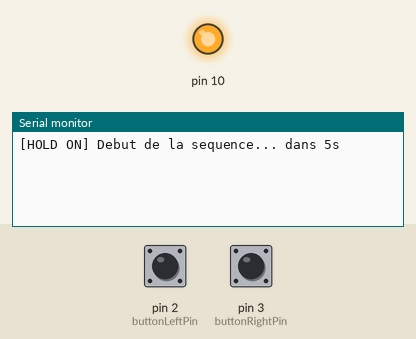
This sketch was run on a simulated Arduino Uno, built with avr-gcc and run on an emulated ATmega328P. Shown: output pins drawn as LEDs (lit = HIGH), the last lines printed to the serial monitor. The inputs (shaded band) are chosen by the test bench; at power-on: pin 2 (buttonLeftPin) LOW, pin 3 (buttonRightPin) LOW.

Above: at 6.2 s.
6.3 s: pin 2 (buttonLeftPin) pulled HIGH for 0.15 s
At 7.1 s:
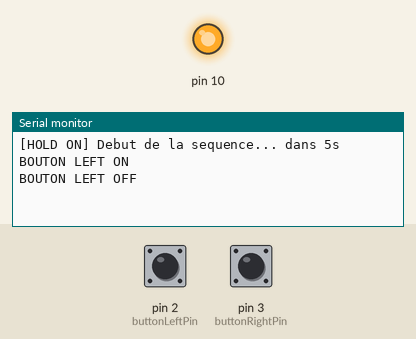
7.9 s: pin 3 (buttonRightPin) pulled HIGH for 0.15 s
At 9.5 s:
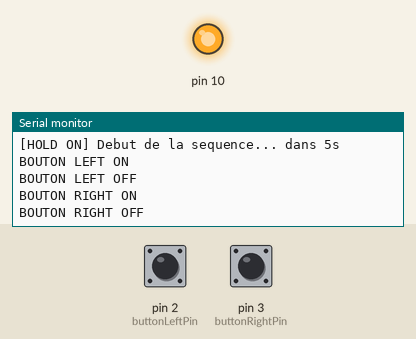

The sketch:

_2_flipperControl.ino
```cpp
#include <Wire.h>
#include <SPI.h>
#include <EEPROM.h>

#define PDB_COMMAND_WRITE 1
#define BANK_ONE 1
#define BANK_ZERO 0
#define THUMPER_FIRE_DURATION 10
#define pinMOSI 11

const int buttonLeftPin = 2;
const int buttonRightPin = 3;

const int ledLeftPin =  13;
const int ledRightPin =  12;

unsigned char dataSolenoid = 0;
unsigned char j = 0;
byte board = 0;

int buttonLeftState = 0;
int buttonRightState = 0;
int buttonLeftOldState = 0;
int buttonRightOldState = 0;

void setup() {
 Serial.begin(9600);

 SPI.begin();
 SPI.setBitOrder(MSBFIRST);
 SPI.setClockDivider(SPI_CLOCK_DIV2);  // Need 8 MHz.  So use DIV2 on a 16 MHz board.

  pinMode(ledLeftPin, OUTPUT);
  pinMode(ledRightPin, OUTPUT);

  pinMode(buttonLeftPin, INPUT);
  pinMode(buttonRightPin, INPUT);

 Serial.print("[HOLD ON] Debut de la sequence... dans 5s\n");
 SolenoidOff(0);
 SolenoidOff(1);
 delay(5000);
}

void loop() {
  buttonLeftState = digitalRead(buttonLeftPin);
  buttonRightState = digitalRead(buttonRightPin);

  if (buttonLeftState == HIGH || buttonRightState == HIGH) {
    // turn LED on:
    //digitalWrite(ledPin, HIGH);
    if(buttonLeftState != buttonLeftOldState || buttonRightState != buttonRightOldState){

      if(buttonLeftState == HIGH){
        Serial.print("BOUTON LEFT ON\n");
        SolenoidOn(0);
      }
      if(buttonRightState == HIGH){
        Serial.print("BOUTON RIGHT ON\n");
        SolenoidOn(1);
      }
      delay(20);
    }else{
      if(buttonLeftState == HIGH) SolenoidOn(0);
      if(buttonRightState == HIGH) SolenoidOn(1);
      delay(3);
      if(buttonLeftState == HIGH) SolenoidOff(0);
      if(buttonRightState == HIGH) SolenoidOff(1);
      delay(10);
    }
  }

  //digitalWrite(ledPin, LOW);
  if(buttonLeftState == LOW && buttonLeftState != buttonLeftOldState){
    Serial.print("BOUTON LEFT OFF\n");
  }
  if(buttonRightState == LOW && buttonRightState != buttonRightOldState){
    Serial.print("BOUTON RIGHT OFF\n");
  }

  buttonLeftOldState = buttonLeftState;
  buttonRightOldState = buttonRightState;

} // loop

void SolenoidOn(byte solenoidNumber)
{
 dataSolenoid |= 1 << solenoidNumber; // set solenoid bit to one

 sendPDBCommand(board, PDB_COMMAND_WRITE, BANK_ZERO, dataSolenoid);

 //#if (DIAGNOSTIC_ENABLED == 1)
   //Serial.print("Solenoid On  = ");
   //Serial.print(solenoidNumber);
   //Serial.print("     ");
   //PrintBinary(dataSolenoid, 8);
   //Serial.print("\r\n");
 //#endif

 return;
} // SolenoidOn

void SolenoidOff(byte solenoidNumber)
{
 dataSolenoid &= ~(1 << solenoidNumber); // set solenoid bit to zero

 sendPDBCommand(board, PDB_COMMAND_WRITE, 0, dataSolenoid);

 //#if (DIAGNOSTIC_ENABLED == 1)
   //Serial.print("Solenoid Off = ");
   //Serial.print(solenoidNumber);
   //Serial.print("     ");
   //PrintBinary(dataSolenoid, 8);
   //Serial.print("\r\n");

 //#endif

 return;
} // SolenoidOff

void sendPDBCommand(byte addr, byte command, byte bankAddr, byte data)
{
 byte cmdWord[5];
 cmdWord[0] = addr;
 cmdWord[1] = command;
 cmdWord[2] = bankAddr;
 cmdWord[3] = (data >> 4) & 0xF;
 cmdWord[4] = data & 0xF;

 // Turn off interrupts so the transfer doesn't get interrupted.
 noInterrupts();
 // Hardcode transfers to minimize IDLEs between transfers.
 // Using a for-loop adds 5 extra IDLEs between transfers.
 SPI.transfer(cmdWord[0]);
 SPI.transfer(cmdWord[1]);
 SPI.transfer(cmdWord[2]);
 SPI.transfer(cmdWord[3]);
 SPI.transfer(cmdWord[4]);
 // Re-enable interrupts
 interrupts();
 //Serial.println("Transferred ");
 return;
} // sendPDBCommand

void PrintBinary(int v, int num_places)
{
   int mask=0, n;

   for (n=1; n<=num_places; n++)
   {
       mask = (mask << 1) | 0x0001;
   }
   v = v & mask;  // truncate v to specified number of places

   while(num_places)
   {

       if (v & (0x0001 << num_places-1))
       {
            Serial.print("1");
       }
       else
       {
            Serial.print("0");
       }

       --num_places;
       if(((num_places%4) == 0) && (num_places != 0))
       {
           Serial.print("_");
       }
   }
} // PrintBinary
```

Measured:
- after the input at 6.3 s, the serial monitor: prints a new line at once (image 1)
- after the input at 7.9 s, the serial monitor: prints a new line at once (image 2)
